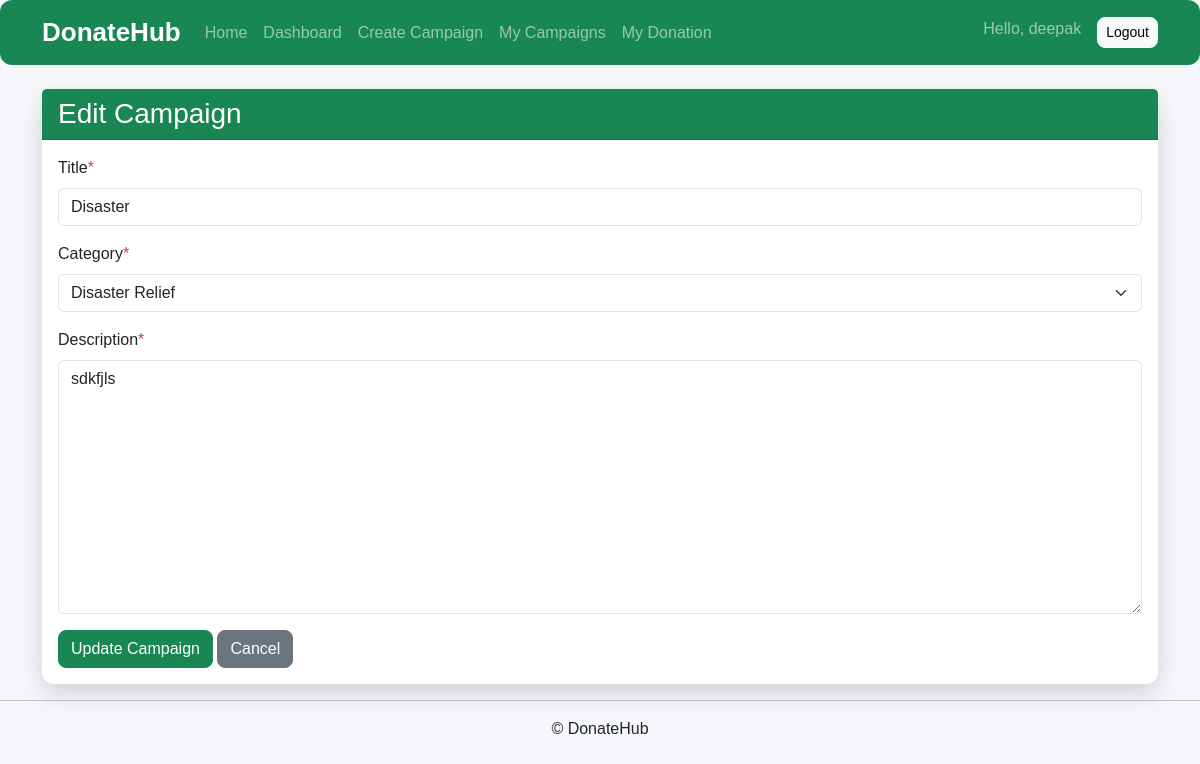
The page /campaigns/edit/3/ (signed in) on the database its author committed.
### accounts/models.py (models this page shows, shortened)
class User(AbstractUser):
    DONOR = "DONOR"
    NGO = "NGO"
    ROLE_CHOICES = [
        (DONOR, "Donor"),
        (NGO, "NGO"),
    ]
    role = models.CharField(
        max_length=10,
        choices=ROLE_CHOICES,
        default=DONOR
    )
    phone = models.CharField(max_length=15, blank=True)

### campaigns/models.py (models this page shows, shortened)
class Campaign(models.Model):
    CATEGORY_CHOICES = [
        ("OTHER", "Other"),
        ("MEDICAL", "Medical"),
        ("EDUCATION", "Education"),
        ("FOOD", "Food"),
        ("DISASTER", "Disaster Relief"),
    ]
    STATUS_CHOICES = [
        ("PENDING", "Pending"),
        ("APPROVED", "Approved"),
        ("REJECTED", "Rejected"),
        ("COMPLETED", "Completed"),
    ]
    ngo = models.ForeignKey(
        settings.AUTH_USER_MODEL,
        on_delete=models.CASCADE,
        related_name="campaigns"
    )
    title = models.CharField(
        max_length=200
    )
    description = models.TextField()
    category = models.CharField(
        max_length=20,
        choices=CATEGORY_CHOICES,
        default="OTHER"
    )
    goal_amount = models.DecimalField(
        max_digits=10,
        decimal_places=2
    )
    raised_amount = models.DecimalField(
        max_digits=10,
        decimal_places=2,
        default=0
    )
    image = models.ImageField(
        upload_to="campaigns/",
        blank=True,
        null=True
    )
    status = models.CharField(
        max_length=20,
        choices=STATUS_CHOICES,
        default="PENDING"
    )
    created_at = models.DateTimeField(
        auto_now_add=True
    )

### campaigns/views.py (the view)
@login_required
def edit_campaign(request,id):
    campaign=get_object_or_404(
        Campaign,
        id=id,
        ngo=request.user
    )
    if request.method == "POST":
        form=CampaignUpdateForm(request.POST, instance=campaign)
        if form.is_valid():
            form.save()
            return redirect("my_campaigns")
    else:
        form=CampaignUpdateForm(instance=campaign)
    return render(
        request,
        "campaigns/edit_campaign.html",
        {
            "form":form
        }
    )

### campaigns/forms.py
class CampaignUpdateForm(forms.ModelForm):
    class Meta:
        model=Campaign
        fields=[
            "title",
            "description",
            "category"
        ]
    def __init__(self,*args,**kwargs):
        super().__init__(*args,**kwargs)
        self.fields["title"].widget.attrs["class"] = "form-control"
        self.fields["description"].widget.attrs["class"] = "form-control"
        self.fields["category"].widget.attrs["class"] = "form-select"
        self.fields["title"].error_messages={
            "required":"Title is required."
        }
        self.fields["description"].error_messages={
            "required":"Description is required."
        }
        self.fields["category"].error_messages={
            "required":"Category is required."
        }

### templates/campaigns/edit_campaign.html (shortened to what this page needs)
{% extends "base.html" %}
{% block content %}
<div class="card shadow">
    <div class="card-header bg-success text-white">
        <h3 class="mb-0">Edit Campaign</h3>
    </div>
    <div class="card-body">
        <form method="POST">
            <div class="mb-3">
                <label class="form-label">Title<span class="text-danger">*</span></label>
                {{ form.title }}
            </div>
            <div class="mb-3">
                <label class="form-label">Category<span class="text-danger">*</span></label>
                {{ form.category }}
            </div>
            <div class="mb-3">
                <label class="form-label">Description<span class="text-danger">*</span></label>
                {{ form.description }}
            </div>
            <button type="submit" class="btn btn-success">
                Update Campaign
            </button>
            <a href="{% url 'my_campaigns' %}" class="btn btn-secondary">
                Cancel
            </a>
        </form>
    </div>
</div>
{% endblock %}

### templates/partials/navbar.html (shortened to what this page needs)
<nav class="navbar navbar-expand-lg navbar-dark bg-success">
    <div class="container">
        <a class="navbar-brand fw-bold">
            DonateHub
        </a>
        <div class="collapse navbar-collapse" id="navbarNav">
            <ul class="navbar-nav me-auto">
                <li class="nav-item">
                    <a class="nav-link" href="/">Home</a>
                </li>
                {% if user.is_authenticated %}
                    {% if user.role == "DONOR" %}
                        <li class="nav-item">
                            <a class="nav-link" href="{% url 'donor_dashboard' %}">
                                Dashboard
                            </a>
                        </li>
                        <li class="nav-item">
                            <a class="nav-link" href="{% url 'my_donations' %}">
                                My Donations
                            </a>
                        </li>
                    {% elif user.role == "NGO" %}
                        <li class="nav-item">
                            <a class="nav-link" href="{% url 'ngo_dashboard' %}">
                                Dashboard
                            </a>
                        </li>
                        <li class="nav-item">
                            <a class="nav-link" href="{% url 'create_campaign' %}">
                                Create Campaign
                            </a>
                        </li>
                        <li class="nav-item">
                            <a class="nav-link" href="{% url 'my_campaigns' %}">
                                My Campaigns
                            </a>
                        </li>
                        <li class="nav-item">
                            <a class="nav-link" href="{% url 'my_donations' %}">
                                My Donation
                            </a>
                        </li>
                    {% endif %}
                {% endif %}
            </ul>
            <ul class="navbar-nav">
                {% if user.is_authenticated %}
                    <li class="nav-item">
                        <span class="navbar-text me-3">
                            Hello, {{ user.username }}
                        </span>
                    </li>
                    <li class="nav-item">
                        <a class="btn btn-light btn-sm" href="{% url 'logout' %}">
                            Logout
                        </a>
                    </li>
                {% endif %}
            </ul>
        </div>
    </div>
</nav>

### static/css/style.css (style rules this page uses)
body { background:#f5f7fa; font-family:Arial, Helvetica, sans-serif; }
.navbar-brand { font-size:26px; font-weight:bold; }
.nav-link { font-weight:500; }
.btn { border-radius:8px; }
.card { border:none; border-radius:12px; transition:.3s; }
.btn-success { border-radius:8px; }
.bg-success { border-radius:12px; }
.shadow { box-shadow:0 10px 25px rgba(0,0,0,.15)!important; }

### rows shown on the page
User: username "deepak"
Campaign: title "Disaster", category "Disaster Relief", description "sdkfjls"
